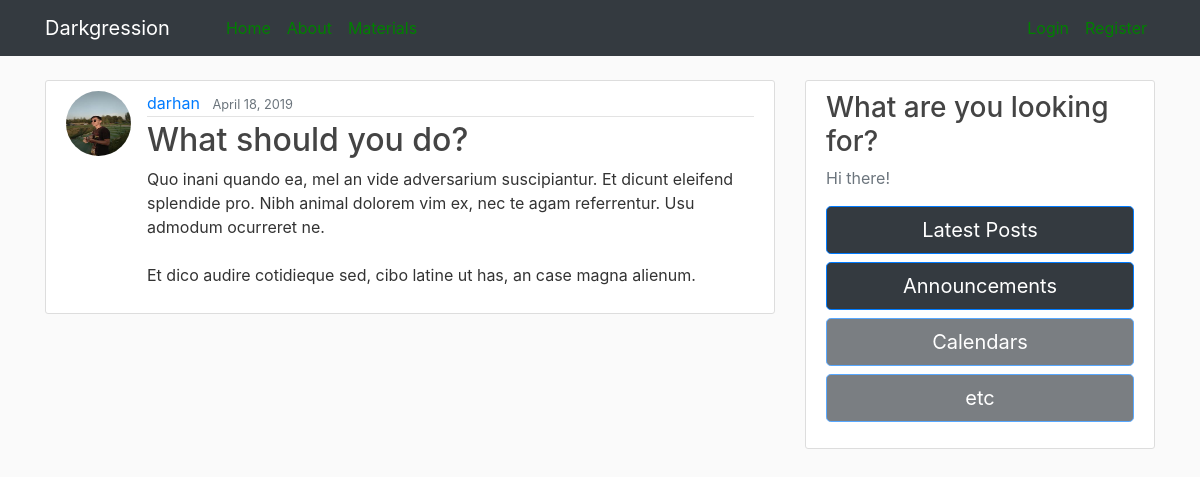
The page /post/26/ on the database its author committed.
### blog/models.py (models this page shows, shortened)
class Post(models.Model):
    title = models.CharField(max_length=100)
    content = models.TextField()
    date_posted = models.DateTimeField(default=timezone.now)
    author = models.ForeignKey(User, on_delete=models.CASCADE)

### users/models.py (models this page shows, shortened)
class Profile(models.Model):
    user = models.OneToOneField(User, on_delete=models.CASCADE)
    image = models.ImageField(default='default.jpg', upload_to='profile_pics')

### blog/views.py (the view)
# urls.py: path('post/<int:pk>/', PostDetailView.as_view(), name='post-detail'),
class PostDetailView(DetailView):
    model = Post

### blog/templates/blog/post_detail.html (shortened to what this page needs)
{% extends "blog/base.html" %}
{% block content %}
  <article class="media content-section">
    <img class="rounded-circle article-img" src="{{ object.author.profile.image.url }}">
    <div class="media-body">
      <div class="article-metadata">
        <a class="mr-2" href="{% url 'user-posts' object.author.username %}">{{ object.author }}</a>
        <small class="text-muted">{{ object.date_posted | date:"F d, Y" }}</small>
      </div>
      <h2 class="article-title">{{ object.title }}</h2>
      <p class="article-content">{{ object.content }}</p>
    </div>
  </article>
{% endblock content %}

### blog/static/blog/main.css (style rules this page uses)
body { background: #fafafa; color: #333333; margin-top: 5rem; }
h1, h2, h3, h4, h5, h6 { color: #444444; }
.content-section { background: #ffffff; padding: 10px 20px; border: 1px solid #dddddd; border-radius: 3px; margin-bottom: 20px; }
.article-title { color: #444444; }
.article-content { white-space: pre-line; }
.article-img { height: 65px; width: 65px; margin-right: 16px; }
.article-metadata { padding-bottom: 1px; margin-bottom: 4px; border-bottom: 1px solid #e3e3e3 }

### rows shown on the page
Post: author.profile.image (picture), author "darhan", date_posted "April 18, 2019", title "What should you do?", content "Quo inani quando ea, mel an vide adversarium suscipiantur. Et dicunt eleifend splendide pro. Nibh animal dolorem vim ex, nec te agam referrentur. Usu admodum ocurreret ne. Et dico audire cotidieque sed, cibo latine ut has, an case magna alienum."
